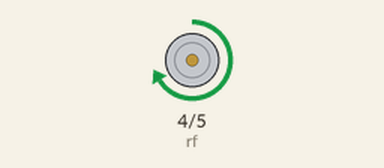
Bench run of a sketch on a simulated Arduino Uno, built with avr-gcc and run on an emulated ATmega328P. Shown: motor-driver pin pairs drawn as motors (green arrow = first pin HIGH = forward, orange = second pin HIGH = backward, longer = more drive, scaled by the enable pin).

Above: at 0.5 s.
Timing chart, 0 to 4.6 s (numbered marks = the images above):
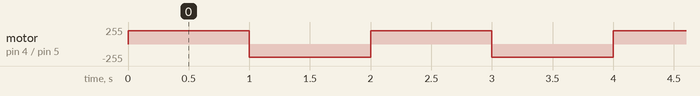

The sketch:

Motor_Drive.ino
```cpp
#define rf 4
#define rb 5
#define ena 3

void setup()
{
  pinMode(rf, OUTPUT);
  pinMode(rb, OUTPUT);
  pinMode(ena, OUTPUT);

  analogWrite(ena, 200);


}

void loop()
{
  digitalWrite(rf, HIGH);
  digitalWrite(rb, LOW);

  delay(1000);

  digitalWrite(rf, LOW);
  digitalWrite(rb, HIGH);

  delay(1000);
}
```

Measured:
- by itself, motor on pin 4 (rf) / pin 5 (rb): alternates forward 200/255 for 1.0 s and backward 200/255 for 1.0 s
